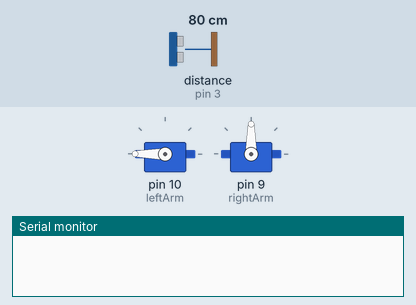
Simulated run of this sketch. Board: Arduino Mega 2560, built with avr-gcc and run on an emulated ATmega2560. Parts: 2 × servo, the last lines printed to the serial monitor. The test bench sets the inputs (shaded band); at power-on: distance to the obstacle (sensor on pin 3) 80 cm. The echo pulse lasts 58.3 µs per cm.

Above: at 1.2 s.
1.3 s: distance to the obstacle (sensor on pin 3) set to 2 cm
At 7.3 s:
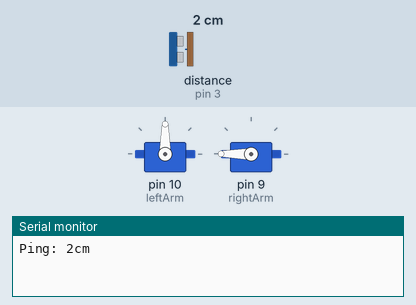
Timing chart, 0 to 8.8 s (numbered marks = the images above; inputs shaded):
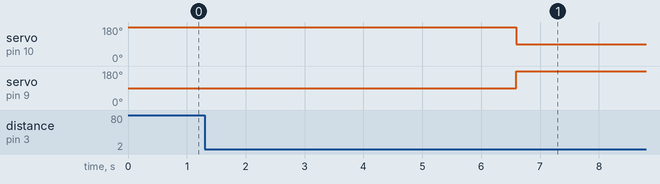

The sketch:

testRoboticArms.ino
```cpp
#include <Servo.h>
#include <NewPing.h>

/* For distance sensor */
#define ECHO_PIN 3
#define TRIG_PIN 4
#define MAX_DISTANCE 80
#define MAX_STOP_DISTANCE 10

NewPing sonar(TRIG_PIN, ECHO_PIN, MAX_DISTANCE);
unsigned int uS; // distance raw value read from sonar

unsigned int pingSpeed = 50; // How frequently are we going to send out a ping (in milliseconds). 50ms would be 20 times a second.
unsigned long pingTimer;     // Holds the next ping time.

Servo leftArm;
Servo rightArm;

void setup() {
  leftArm.attach(10);  // Set left servo to digital pin 10
  rightArm.attach(9);  // Set right servo to digital pin 9
  leftArm.write(180);
  rightArm.write(90);
  Serial.begin(9600);
}

void loop() {
  // put your main code here, to run repeatedly:
//  for (int i=0; i<20; i++) {
//    leftArm.write(180);
//    rightArm.write(90);
//    delay(1000);
//    leftArm.write(90);
//    rightArm.write(180);
//    delay(1000);
//  }

  // get a good sample, the larger the sample the longer it takes to read
  uS = sonar.ping_median(10);

  // convert to cm
  int cm = (int)uS / US_ROUNDTRIP_CM;

  if (cm > 0 && cm <= MAX_STOP_DISTANCE) {
    Serial.print("Ping: ");
    Serial.print(cm);
    Serial.println("cm");
    delay(5000);
    grabBall();
    delay(2000);
//    releaseBall();
  }
}

void grabBall() {
  leftArm.write(90);
  rightArm.write(180);
}

void releaseBall() {
  leftArm.write(180);
  rightArm.write(90);
}
```

Measured:
- after the input at 1.3 s, servo on pin 10 (leftArm): 180° → 90° after 5.3 s; servo on pin 9 (rightArm): 90° → 180° after 5.3 s
